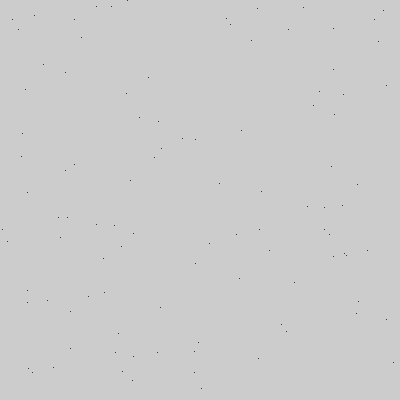
Frame 1 (no input)
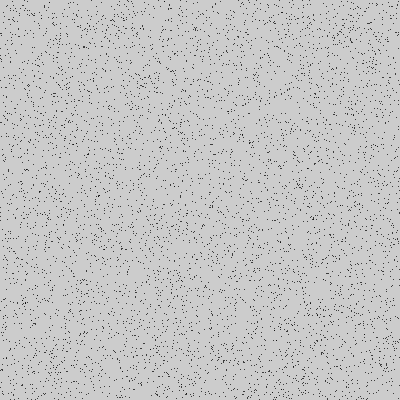
Frame 60 (the mouse pressed at the canvas centre just before this capture)
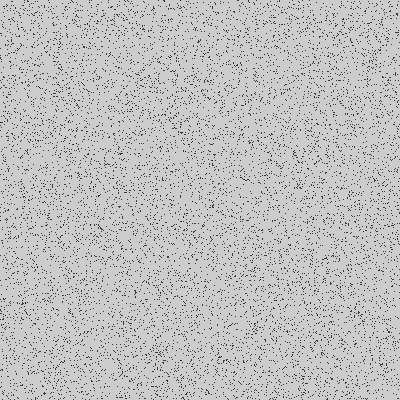
Frame 120 (the mouse held since frame 60 and released just before this capture)

The Processing sketch that drew these frames (run headless with seeded random() and noise(); from frame 60 on, the mouse is pressed at the canvas centre):

// Processing sketch: processing_91839
// ── processing_91839.pde

void setup(){
  size(400,400);
}


void draw(){
for (int i=0; i<100; i++){
  float y= random(0, 400);
  float x= random(0, 400);
  float colour= random(0,255);
  fill(colour);
  point(x,y);
}
}
